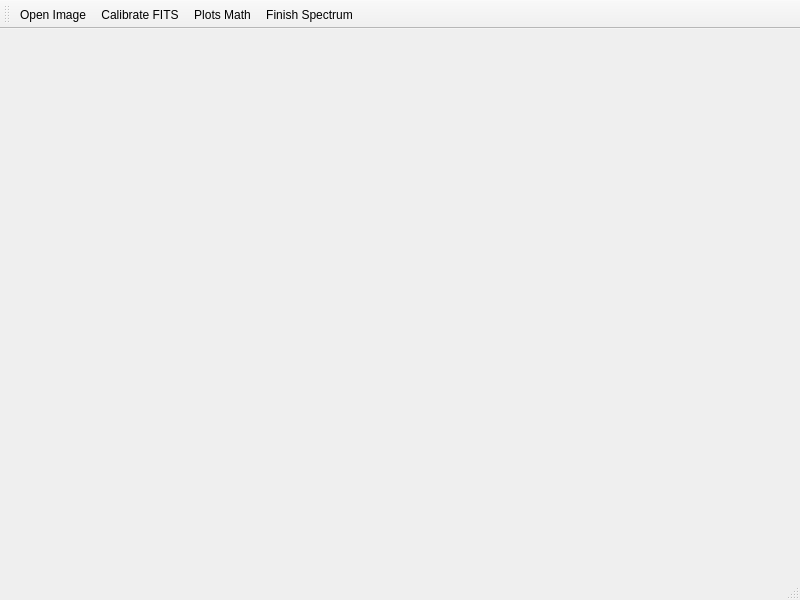
<?xml version="1.0" encoding="UTF-8"?>
<ui version="4.0">
 <class>PySpectrumMainWindow</class>
 <widget class="QMainWindow" name="PySpectrumMainWindow">
  <property name="geometry">
   <rect>
    <x>0</x>
    <y>0</y>
    <width>800</width>
    <height>600</height>
   </rect>
  </property>
  <property name="windowTitle">
   <string>PySpectrum</string>
  </property>
  <widget class="QWidget" name="centralwidget">
   <layout class="QGridLayout" name="gridLayout">
    <item row="0" column="0">
     <widget class="QStackedWidget" name="stackedWidget">
      <widget class="QWidget" name="page"/>
      <widget class="QWidget" name="page_2"/>
     </widget>
    </item>
   </layout>
  </widget>
  <widget class="QStatusBar" name="statusbar"/>
  <widget class="QToolBar" name="toolBar">
   <property name="windowTitle">
    <string>Main Toolbar</string>
   </property>
   <property name="toolButtonStyle">
    <enum>Qt::ToolButtonTextBesideIcon</enum>
   </property>
   <attribute name="toolBarArea">
    <enum>TopToolBarArea</enum>
   </attribute>
   <attribute name="toolBarBreak">
    <bool>false</bool>
   </attribute>
   <addaction name="actionOpen_Image"/>
   <addaction name="actionCalibrate_FITS"/>
   <addaction name="actionPlots_Math"/>
   <addaction name="actionFinish_Spectrum"/>
  </widget>
  <action name="actionOpen_Image">
   <property name="icon">
    <iconset theme="viewimage">
     <normaloff>.</normaloff>.</iconset>
   </property>
   <property name="text">
    <string>&amp;Open Image</string>
   </property>
   <property name="shortcut">
    <string>Ctrl+I</string>
   </property>
  </action>
  <action name="actionCalibrate_FITS">
   <property name="icon">
    <iconset theme="document-open">
     <normaloff>.</normaloff>.</iconset>
   </property>
   <property name="text">
    <string>&amp;Calibrate FITS</string>
   </property>
   <property name="shortcut">
    <string>Ctrl+S</string>
   </property>
  </action>
  <action name="actionPlots_Math">
   <property name="text">
    <string>Plots Math</string>
   </property>
  </action>
  <action name="actionFinish_Spectrum">
   <property name="text">
    <string>Finish Spectrum</string>
   </property>
  </action>
 </widget>
 <resources/>
 <connections/>
</ui>
